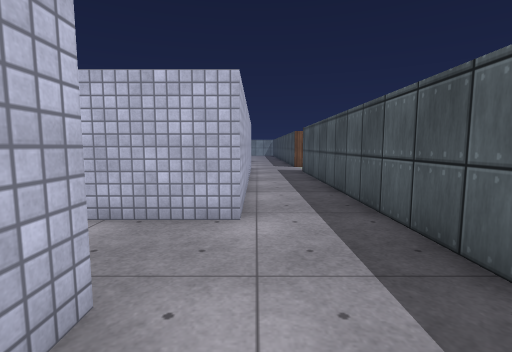
[1] (above)

24 first-person views from a walk through a scene from a Unity 3-D project. The camera is 1.2 m above the floor, tilts 6° down and sees 85° across. The floor is counted in squares, 1 m on a side. Each view is taken from the middle of a square. On the plan, view 1 faces up. The plan holds only what a view shows up to about 13 squares ahead; the rest is blank. The place goes on beyond the plan. The player character is not drawn. Some animated figures are left out. Door leaves are left out, so doorways stand open. Some surface patterns are stand-ins.

[2]
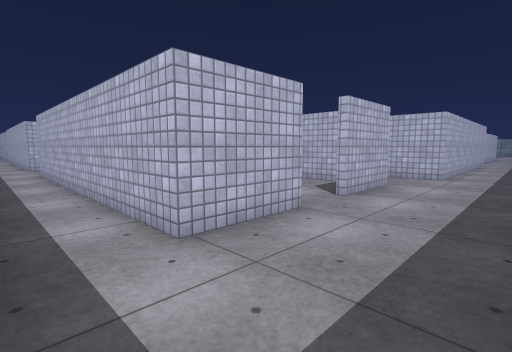

[3]
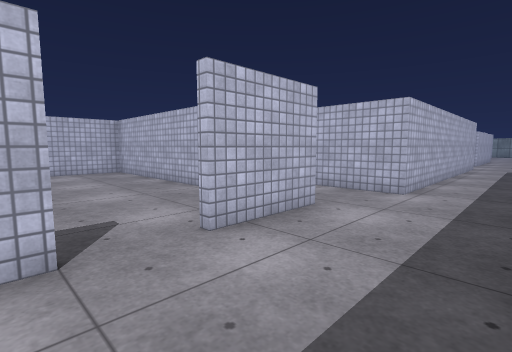

[4]
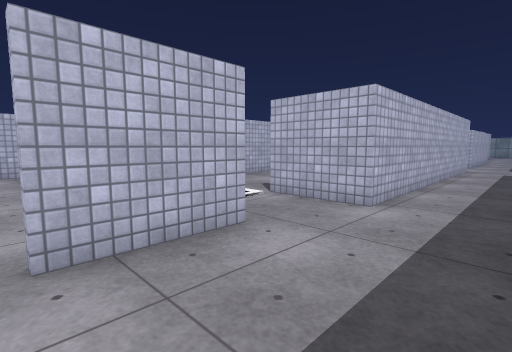

[5]
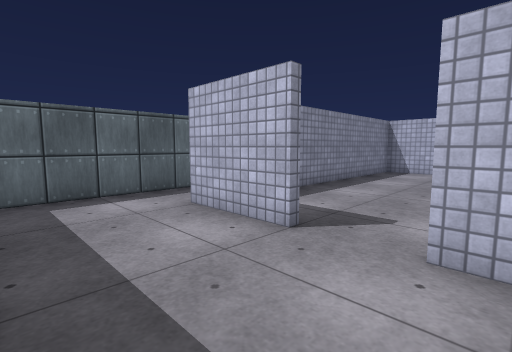

[6]
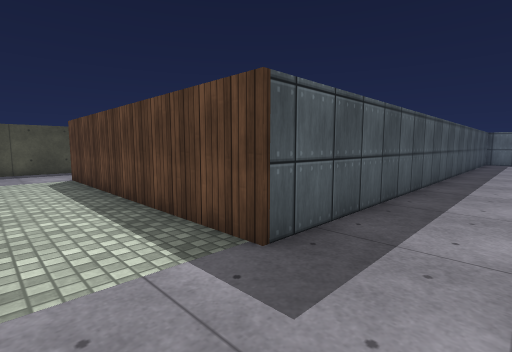

[7]
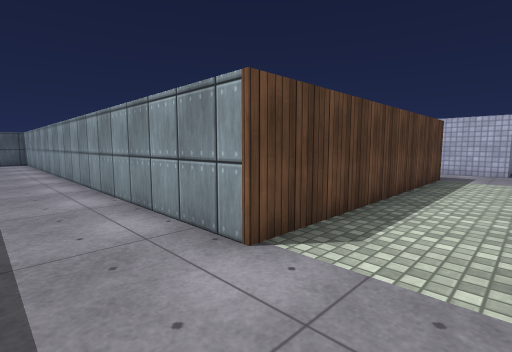

[8]
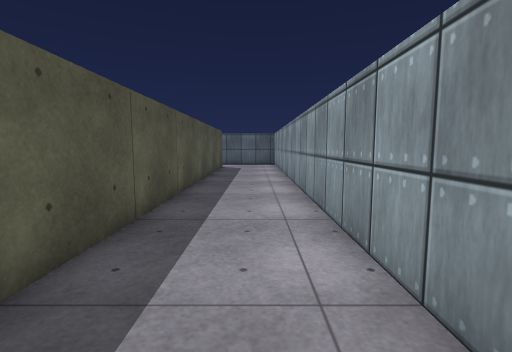

[9]
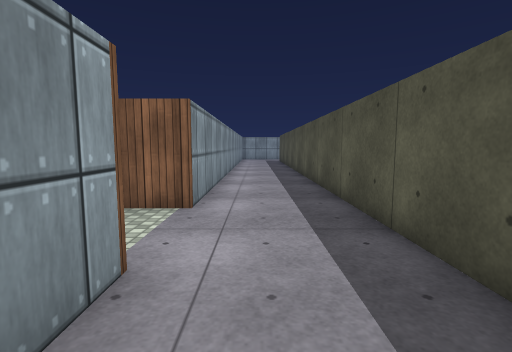

[10]
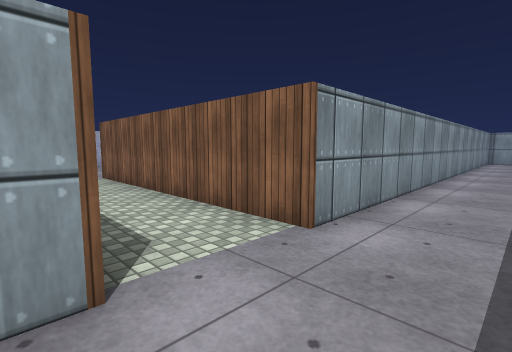

[11]
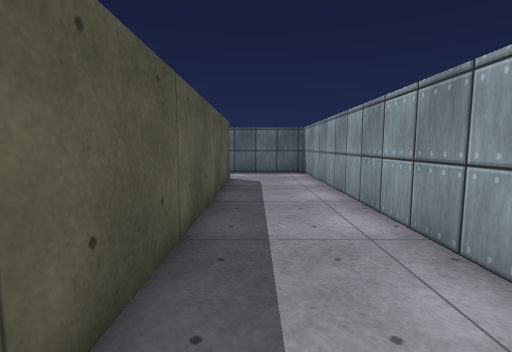

[12]
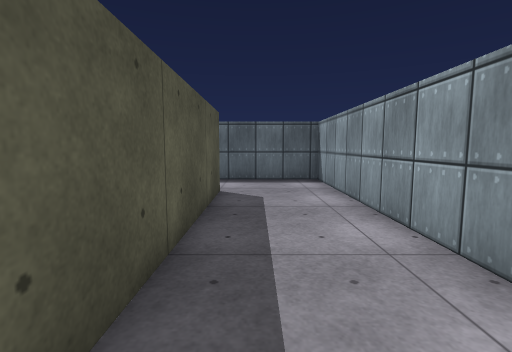

[13]
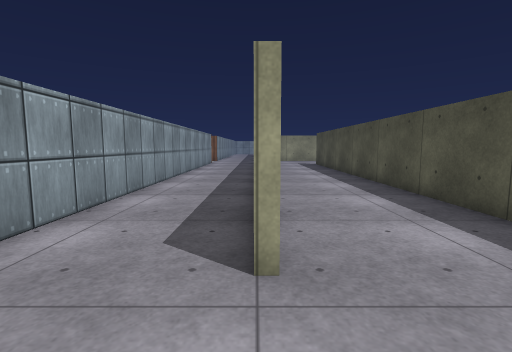

[14]
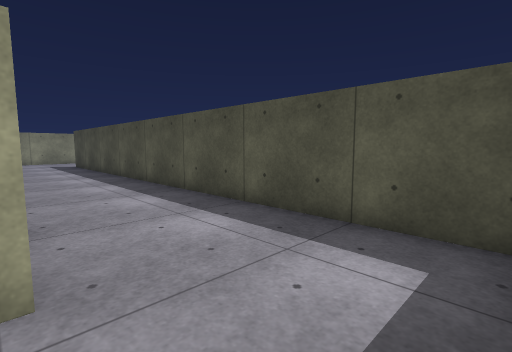

[15]
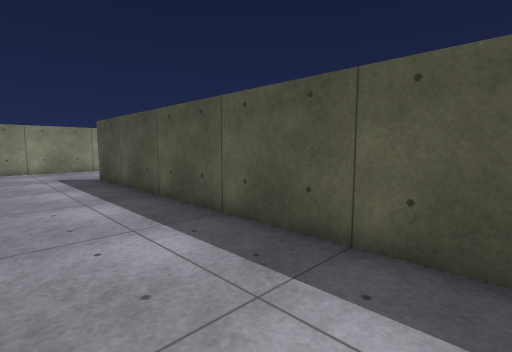

[16]
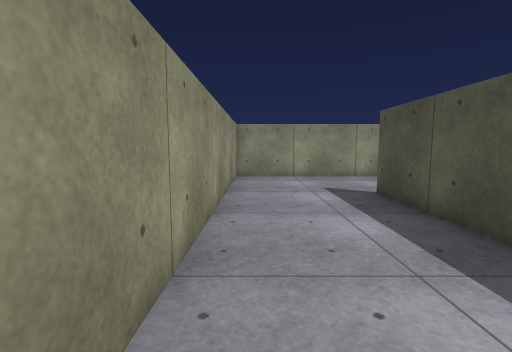

[17]
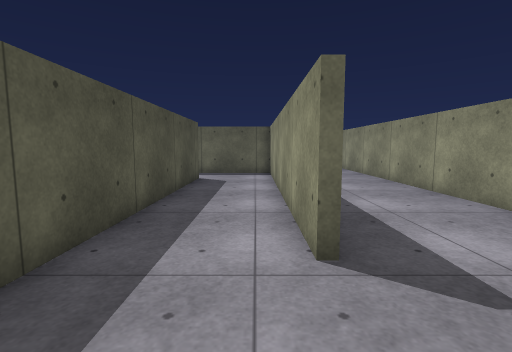

[18]
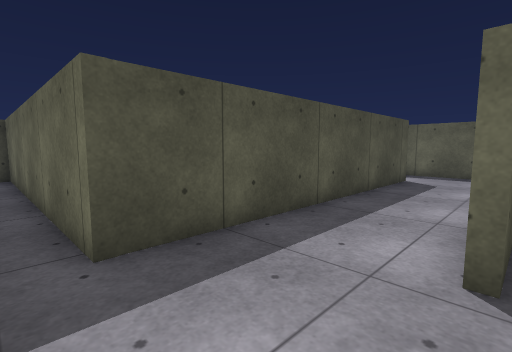

[19]
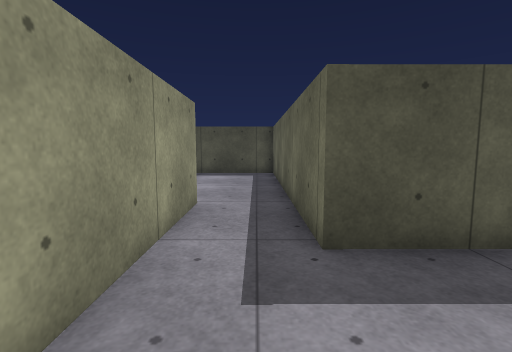

[20]
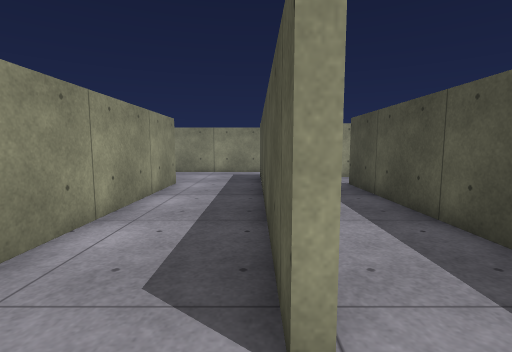

[21]
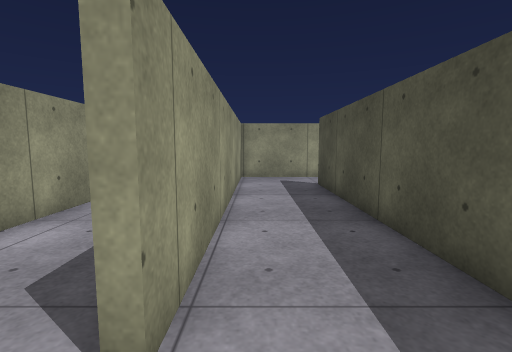

[22]
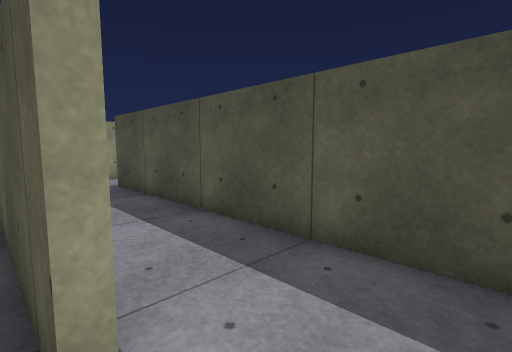

[23]
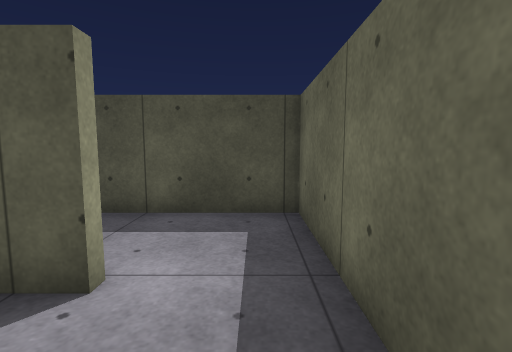

[24]
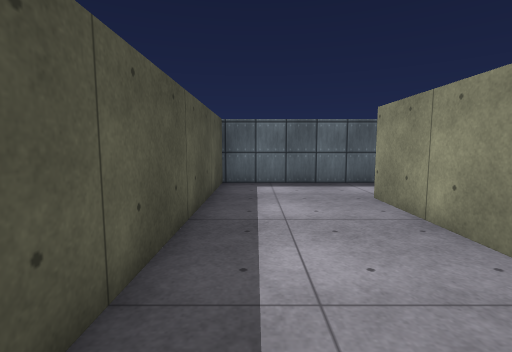

### Floor plan
Points are (right, up) in squares from view 1. A wall is a line through its corners. A room is listed if a view was taken in it or the views show most of it. See-through windows are left out.
Room 1 (views 1, 2, 3, 4, 5, 7, 8, 9, 10, 11, 12, 13, 14, 15, 16, 17, 18, 19, 20, 22, 23, 24)
walls: (15, 12.9) (15, 23.5); (15.2, -0.9) (15.2, -4.5); (19.4, 12.2) (19.4, 2.2) (22.6, 2.2); (22.2, 4.2) (22.2, 14.2) (24.4, 14.2); (15, -4.5) (15, 10); (2.3, -0.2) (2.3, 13.6) (11.7, 13.6) (11.7, -7.3) (19.1, -7.3) (19.1, 12.2); (-1.2, 2) (-1.2, -0.8); (-0.3, 15.3) (-0.3, 4.4) (-3, 4.4); (-1.2, -2.5) (-1.2, -5.2) (-11.5, -5.2); (25, 16.3) (15.2, 16.3) (15.2, 1.9); (11.7, 23.5) (11.7, 16.3) (2.2, 16.3); (-2.5, -7.3) (1.8, -7.3)
ways out: opening at (1.3, 16) to room 2; opening at (22, 3.5) to room 3; opening at (-3, 3); opening at (25, 15); open door at (-3.7, 4.7); open door at (-1, -1.5)
Room 2 (view 6)
walls: (-1.5, 15.3) (-0.3, 15.3)
ways out: opening at (1.3, 16) to room 1
Room 3 (view 21)
walls: (22.6, 2.2) (25, 2.2) (25, 12); (25.8, 14) (22.4, 14) (22.4, 4.2)
ways out: opening at (22, 3.5) to room 1; opening at (25, 12.5)

Positions as (right, up) in squares from view 1, and headings:
1: (0, 0), facing up
2: (2, -7), facing up-left
3: (2, -3), facing up-left
4: (2, -1), facing up-left
5: (2, 0), facing down-left
6: (0, 16), facing down-right
7: (14, 16), facing down-left
8: (13, 12), facing down
9: (13, 11), facing up
10: (14, 13), facing up-left
11: (14, 6), facing down
12: (14, 3), facing down
13: (15, -7), facing up
14: (15, -7), facing up-right
15: (16, 1), facing up-right
16: (16, 5), facing up
17: (20, 15), facing down
18: (19, 15), facing down-right
19: (19, 15), facing right
20: (22, 3), facing up
21: (23, 3), facing up
22: (22, 3), facing up-right
23: (20, 3), facing right
24: (18, 2), facing down
